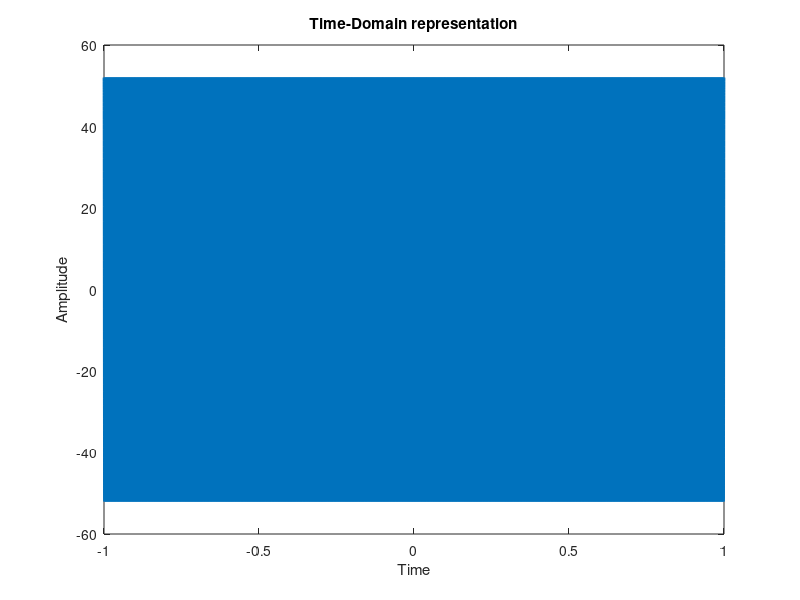
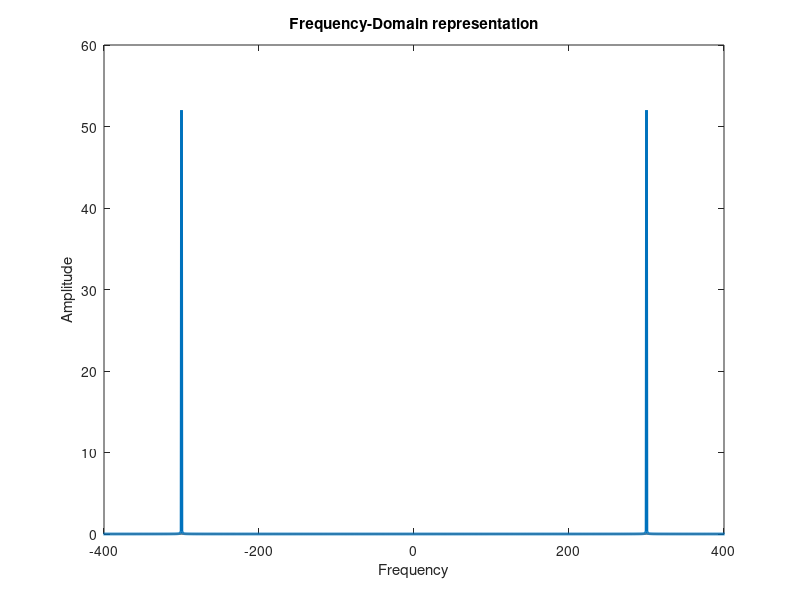

Recreate these plots in MATLAB, in order. (Note: this script raises an error after producing the figures.)
clc
close all
fs=50000;
t = -1:1/fs:1;
nt = length(t);
A1 = 49;
C = 3;
x1 = A1*cos(2*pi*(C*100)*t);
A2= 3;
F = 3;
x2 = A2*cos(2*pi*(F*100)*t);
x3 = x1+x2;
plot(t,x3,'linewidth',2);
xlabel('Time')
ylabel('Amplitude')
title('Time-Domain representation')
f_xt = abs(fftshift(fft(x3)))/(nt/2);
freq = linspace (-fs/2,+fs/2,nt);
close all
figure
plot(freq,f_xt,'linewidth',2);
xlim([-400,400]);
xlabel('Frequency')
ylabel('Amplitude')
title('Frequency-Domain representation')
close all
bandwidth = obw(x3,fs)
